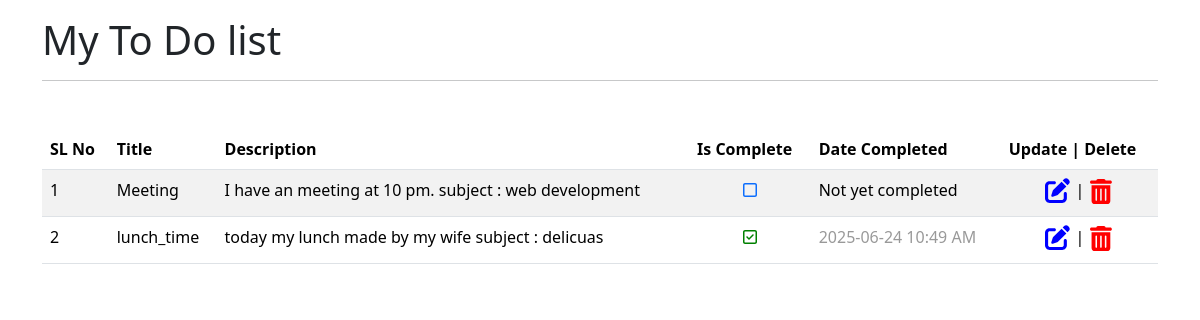
/, run on an earlier commit of the app's database.
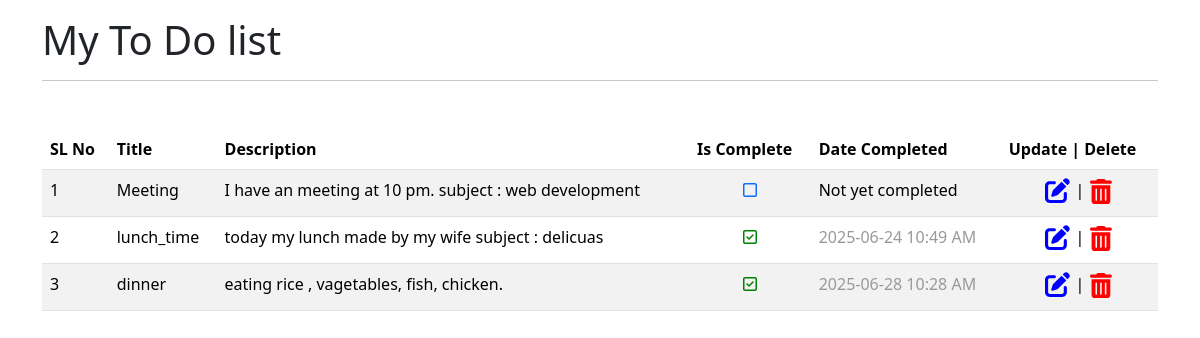
And on a later commit of the database.
### back_end/models.py (models this page shows, shortened)
class CreateTodo(models.Model):
    title = models.CharField(max_length=100)
    description = models.TextField()
    isComplete = models.BooleanField(default=False)
    created_at = models.DateTimeField(auto_now_add=True)
    updated_at = models.DateTimeField(auto_now=True)
    class Meta:
        verbose_name_plural = 'To Do'

### front_end/views.py (the view)
# urls.py: path('', views.index, name='home'),
def index(request):
    all_todos= CreateTodo.objects.all()
    context = {
        'all_todos': all_todos
    }
    return render(request, 'index.html', context)

### front_end/templates/index.html (shortened to what this page needs)
{% extends "base.html" %}
{% block content %}
  <div class="container">
    <div class="row">
      <div class="col-md-12">
        <h1 class="mt-3">My To Do list</h1><hr>
        <table class="table table-striped mt-5">
          <thead>
            <tr>
              <th scope="col">SL No</th>
              <th scope="col">Title</th>
              <th scope="col">Description</th>
              <th scope="col">Is Complete</th>
              <th scope="col">Date Completed</th>
              <th scope="col">Update | Delete</th>
            </tr>
          </thead>
          <tbody>
          {% for todo in all_todos %}
            <tr>
              <td>{{ forloop.counter }}</td>
              <td>{{ todo.title }}</td>
              <td>{{ todo.description }}</td>
              <td class="text-center">
                <a href="{% url 'statusComplete' todo.pk %}" class="complete_link">{% if todo.isComplete %}
                  <i class="fa-regular fa-square-check active"></i>
                  {% else %}
                  <i class="fa-regular fa-square"></i>
                  {% endif %}</a>
              </td>
              <td>
                {% if todo.isComplete %}
              <span href="" class="date_complete">
                <span class="date_complete">
                {{todo.updated_at|date:"Y-m-d"}} {{ todo.updated_at|date:"g:i A" }}
                </span>
                  {% else %}
                  <span>Not yet completed</span>
                {% endif %}
              </td>
              <td style="display: flex; margin-auto; justify-content: center; gap: 5px;">
                <a href=""><i style="color: blue; font-size: 25px;" class="fa-solid fa-pen-to-square"></i></a>|
                <form action="{% url 'deleteTodo' todo.pk %}">
                  <button type="submit" class="btn btn-link" style="color: red; text-decoration: none; padding: 0;">
                    <i style="color: red; font-size: 25px;" class="fa-solid fa-trash-can"></i>
                  </button>
                </form>
              </td>
            </tr>
            {% endfor %}
          </tbody>
        </table>
      </div>
    </div>
  </div>
{% endblock %}

What changed in the data, as far as the page shows it:
added CreateTodo: title "dinner", description "eating rice , vagetables, fish, chicken.", isComplete True (drawn), updated_at "2025-06-28", updated_at "10:28 AM"
